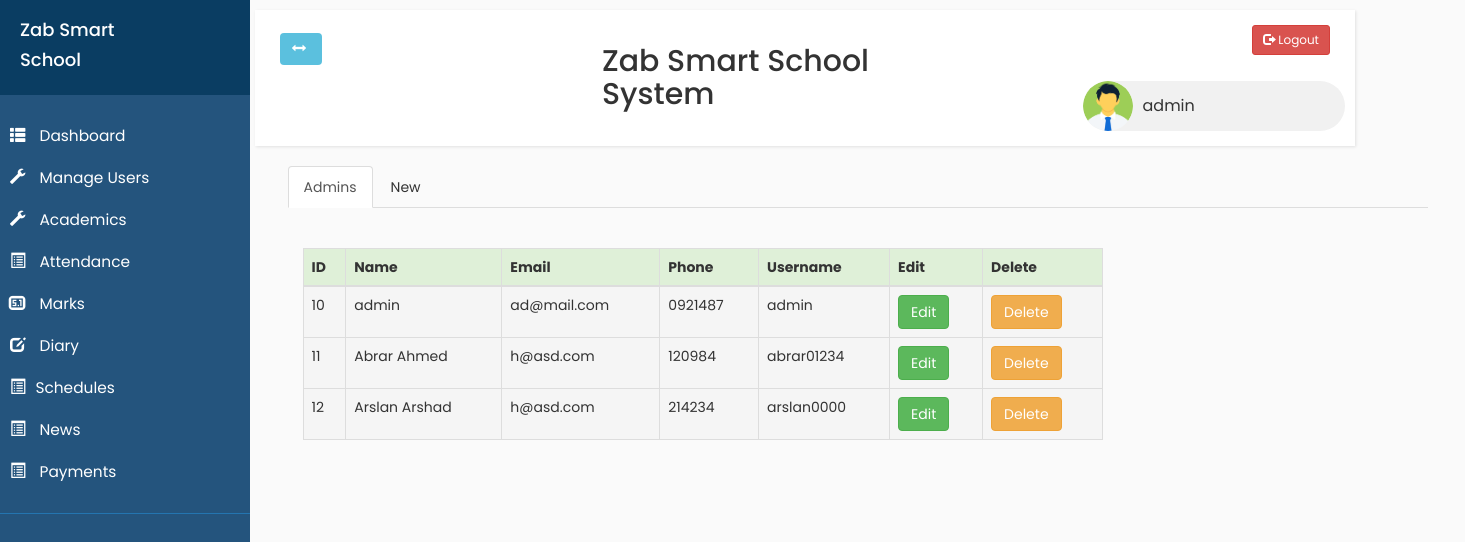
Screenshot of /Application/admin/AddAdmin.php (signed in) with the database file from the repository.
### tables this page shows
CREATE TABLE `admin_tb` (
  `admin_id` int(11) NOT NULL,
  `adminname` varchar(50) NOT NULL,
  `admin_email` varchar(50) NOT NULL,
  `admin_phone` varchar(50) NOT NULL,
  `username` varchar(50) NOT NULL,
  `password` varchar(50) NOT NULL
);

### Application/admin/AddAdmin.php (the view, shortened to what this page needs)
<?php
if ($_SESSION["login_admin"] == null) {
  header("location: index.php");
} else {
  include_once('include/admin_navbar.php');
  ?>
  <!DOCTYPE html>
  <html lang="en">
  <head>
    <link rel="stylesheet" href="https://maxcdn.bootstrapcdn.com/bootstrap/3.4.0/css/bootstrap.min.css">
    <link rel="stylesheet" href="style4.css" type="text/css">
  </head>
  <body style="overflow-x:hidden">
    <div class="container">
      <ul class="nav nav-tabs">
        <li class="active"><a data-toggle="tab" href="#table">Admins</a></li>
        <li><a data-toggle="tab" href="#new">New</a></li>
      </ul>
      <div class="tab-content">
        <div id="table" class="tab-pane fade in active">
          <div class="container">
            <br><br>
            <?php
              $connection = mysqli_connect("localhost", "root", "", "sms1_db");
              $query = "SELECT * FROM admin_tb";
              $query_run = mysqli_query($connection, $query);
              ?>
            <table id="editable_table" class="table table-bordered table-striped" style="width: 800px;">
              <thead>
                <tr class="success">
                  <th>ID</th>
                  <th>Name</th>
                  <th>Email</th>
                  <th>Phone</th>
                  <th>Username</th>
                  <th>Edit</th>
                  <th>Delete</th>
                </tr>
              </thead>
              <tbody>
                <?php
                  if (mysqli_num_rows($query_run) > 0) {
                    while ($row = mysqli_fetch_assoc($query_run)) {
                      ?>
                    <tr class="active">
                      <td><?php echo $row["admin_id"] ?></td>
                      <td><?php echo $row["adminname"] ?></td>
                      <td><?php echo $row["admin_email"] ?></td>
                      <td><?php echo $row["admin_phone"] ?></td>
                      <td><?php echo $row["username"] ?></td>
                      <?php
                            $username = $row["username"];
                            $query1 = "SELECT * FROM login_tb where username='$username'";
                            $query_run1 = mysqli_query($connection, $query1);
                            $row1 = mysqli_fetch_assoc($query_run1);
                            ?>
                      <td><button class="btn btn-success" name="btn-edit-name" onclick="getUserDetails(<?php echo $row['admin_id'] ?>,<?php echo $row1['id'] ?>)">Edit</button></td>
                      <td><button class="btn btn-warning" onclick="deleteUser(<?php echo $row['admin_id'] ?>,<?php echo $row1['id'] ?>)">Delete</button></td>
                    </tr>
                <?php
                    }
                  } else {
                    echo "No record found";
                  }
                  ?>
              </tbody>
            </table>
          </div>
        </div>
      </div>
    </div>
  </body>
  </html>
<?php
}
?>

### Application/admin/include/admin_navbar.php (shortened to what this page needs)
<?php
$connection = mysqli_connect("localhost", "root", "", "sms1_db");
?>
<!DOCTYPE html>
<html>
<head>
    <link rel="stylesheet" href="https://maxcdn.bootstrapcdn.com/bootstrap/3.3.7/css/bootstrap.min.css">
    <link rel="stylesheet" href="style4.css" type="text/css">
    <link rel="stylesheet" href="https://cdnjs.cloudflare.com/ajax/libs/font-awesome/4.7.0/css/font-awesome.min.css">
    <link rel="stylesheet" href="https://maxcdn.bootstrapcdn.com/bootstrap/3.4.0/css/bootstrap.min.css">
    <link rel="stylesheet" href="style4.css" type="text/css">
</head>
<body>
    <div class="wrapper">
        <nav id="sidebar">
            <div class="sidebar-header">
                <h4>Zab Smart </h4>
                <h4> School</h4>
            </div>
            <ul class="list-unstyled components ">
                <li>
                    <a href="profile.php">
                        <i class="glyphicon glyphicon-th-list"></i>
                        Dashboard
                    </a>
                </li>
                <li>
                    <a href="javascript:;" data-toggle="collapse" data-target="#posts_dropdown">
                        <i class="
                            glyphicon glyphicon-wrench">
                        </i>
                        Manage Users
                    </a>
                </li>
                <li>
                    <a href="javascript:;" data-toggle="collapse" data-target="#classes_dropdown"><i class="
                                    glyphicon glyphicon-wrench"></i> Academics
                    </a>
                </li>
                <li>
                    <a href="javascript:;" data-toggle="collapse" data-target="#attendance_dropdown"><i class="glyphicon glyphicon-list-alt"></i> Attendance
                    </a>
                </li>
                <li>
                    <a href="ViewMarks.php">
                        <i class="glyphicon glyphicon-sound-5-1"></i>
                        Marks
                    </a>
                    <a href="ViewDiary.php">
                        <i class="glyphicon glyphicon-edit"></i>
                        Diary
                    </a>
                </li>
                <li>
                    <a href="javascript:;" data-toggle="collapse" data-target="#schedules_dropdown"><i class="glyphicon glyphicon-list-alt"></i>Schedules
                    </a>
                </li>
                <li>
                    <a href="javascript:;" data-toggle="collapse" data-target="#news_dropdown"><i class="glyphicon glyphicon-list-alt"></i> News
                    </a>
                </li>
                <li>
                    <a href="javascript:;" data-toggle="collapse" data-target="#fee_dropdown"><i class="glyphicon glyphicon-list-alt"></i> Payments
                    </a>
                </li>
            </ul>
        </nav>
        <div id="content">
            <div class="row"style=" width:1100px">
                <nav class="navbar navbar-default ">
                    <div class="container-fluid ">
                        <div class="col-lg-1.0">
                            <div class="navbar-header ">
                                <button type="button" id="sidebarCollapse" class="btn btn-info navbar-btn">
                                    <i class="
								glyphicon glyphicon-resize-horizontal"></i>
                                </button>
                            </div>
                            <div class="col-lg-9">
                                <div class="zab">
                                    <h2>Zab Smart School System</h2>
                                </div>
                            </div>
                            <?php
                            $admin_name = "";
                            if ($_SESSION["login_admin"] != null) {
                                $username = $_SESSION['login_admin'];
                                $query = "SELECT * FROM admin_tb WHERE username='$username'";
                                $query_run = mysqli_query($connection, $query);
                                if (mysqli_num_rows($query_run) == 1) {
                                    $row = mysqli_fetch_assoc($query_run);
                                    $admin_name = $row["adminname"];
                                }
                            } else {
                                header("header: index.php");
                            }
                            ?>
                            <a href="../../logout.php" id="destroy" class="btn btn-danger btn-sm" style="float: right;">
                                <span class="glyphicon glyphicon-log-out"></span> Logout
                            </a>
                            <div class="col-lg-1.5">
                                <div class="chip navbar-right col-xs-3 ">
                                    <img src="avatar.png">
                                    <?php echo  $admin_name ?>
                                </div>
                            </div>
                        </div>
                    </div>
                </nav>
            </div>

### Application/admin/style4.css (style rules this page uses)
body { font-family: 'Poppins', sans-serif; background: #fafafa; margin-top: -10px; overflow-x: hidden; box-sizing: border-box; }
a, a:hover, a:focus { color: inherit; text-decoration: none; transition: all 0.3s; }
.navbar { padding: 15px 10px; background: #fff; border: none; border-radius: 0; margin-bottom: 20px; box-shadow: 1px 1px 3px rgba(0, 0, 0, 0.1); }
.navbar-btn { box-shadow: none; outline: none !important; border: none; }
i, span { display: inline-block; }
.wrapper { display: flex; align-items: stretch; }
#sidebar { min-width: 250px; max-width: 250px; background: #24547D;; color: #fff; transition: all 0.6s; }
#sidebar ul li a { text-align: left; }
#sidebar .sidebar-header { padding: 20px; background: #0A3D62; height: 105px; }
#sidebar ul.components { padding: 20px 0; border-bottom: 1px solid #2475B0; }
#sidebar ul li a { padding: 10px; font-size: 1.1em; display: block; }
#sidebar ul li a i { margin-right: 10px; }
a[data-toggle="collapse"] { position: relative; }
#content { padding: 20px; min-height: 100vh; transition: all 0.3s; width: 100%; }
.zab { margin-left: 35%; margin-right: 25%; }
.chip { display: inline-block; padding: 0 25px; height: 50px; font-size: 16px; line-height: 50px; border-radius: 25px; background-color: #f1f1f1; margin-top: -40px; }
.chip img { float: left; margin: 0 10px 0 -25px; height: 50px; width: 50px; border-radius: 50%; }

### rows the page displays
admin_tb: adminname "admin", admin_id "10", admin_email "ad@mail.com", admin_phone "0921487", username "admin"
admin_tb: admin_id "11", adminname "Abrar Ahmed", admin_email "h@asd.com", admin_phone "120984", username "abrar01234"
admin_tb: admin_id "12", adminname "Arslan Arshad", admin_email "h@asd.com", admin_phone "214234", username "arslan0000"
